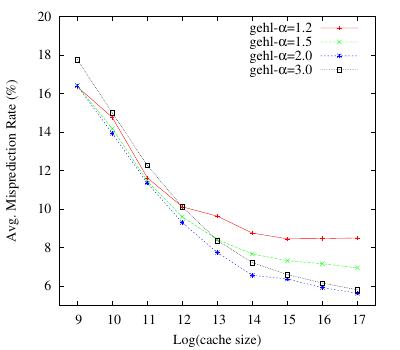

Source code (gnuplot):
set terminal postscript eps enhanced font "Times-Roman" 20
set size 0.8, 1.0
set output "graph4-acc.eps"

set xrange[8.5:17.5]
set yrange[5:20]

set xlabel "Log(cache size)"
set ylabel "Avg. Misprediction Rate (%)"
#set title "Graph 4 Various values of alpha"

plot 'graph4.dat' using ($1):($2) title 'gehl-{/Symbol a}=1.2' with linespoints lc rgbcolor 'red',\
     'graph4.dat' using ($1):($4) title 'gehl-{/Symbol a}=1.5' with linespoints lc rgbcolor 'green',\
     'graph4.dat' using ($1):($6) title 'gehl-{/Symbol a}=2.0' with linespoints lc rgbcolor 'blue',\
     'graph4.dat' using ($1):($8) title 'gehl-{/Symbol a}=3.0' with linespoints lc rgbcolor 'black'
